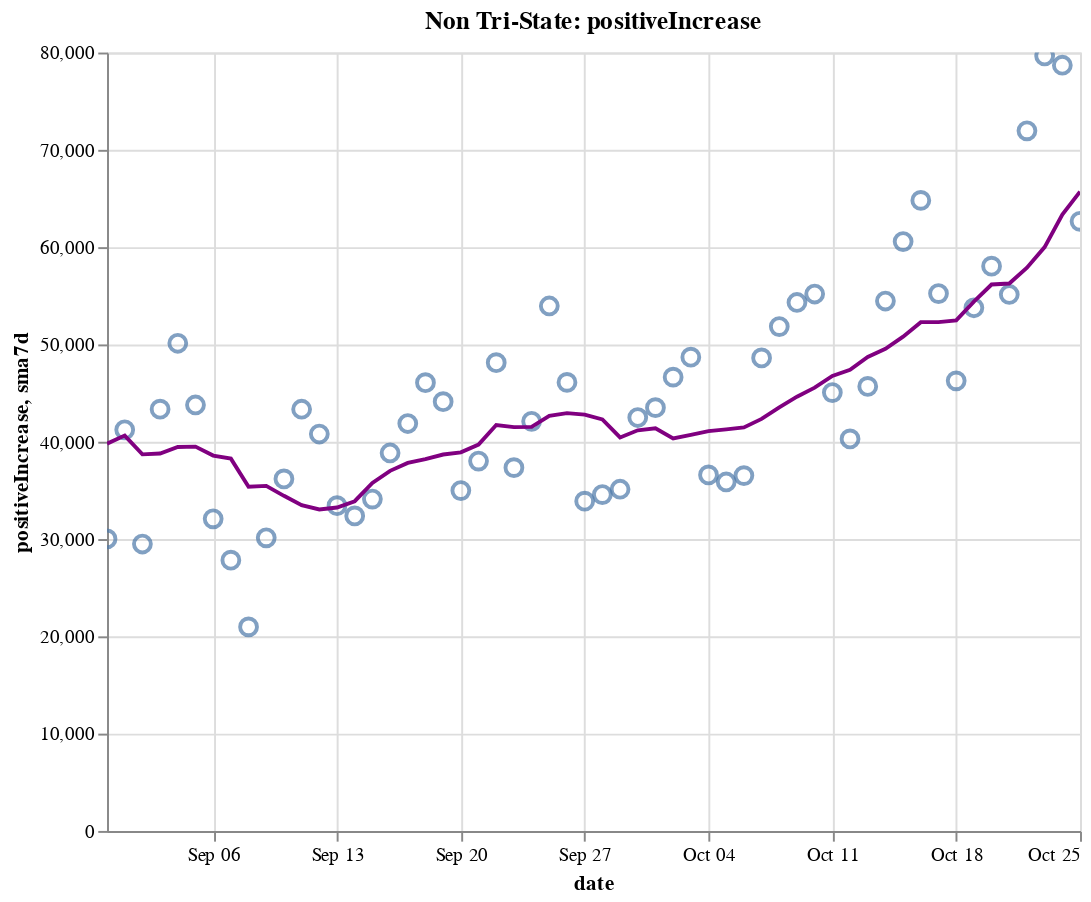

Source (notebook cell):
### Code cell
create_plot(non_tristate, 'positiveIncrease')

### Figure 1 — Vega-Lite specification as saved in the notebook (floating-point values rounded to 4 significant figures)
{"config": {"view": {"continuousWidth": 400, "continuousHeight": 300}}, "layer": [{"layer": [{"mark": {"type": "point", "size": 75}, "encoding": {"tooltip": [{"type": "temporal", "field": "date"}, {"type": "quantitative", "field": "positiveIncrease"}, {"type": "quantitative", "field": "sma7d"}], "x": {"type": "temporal", "field": "date"}, "y": {"type": "quantitative", "field": "positiveIncrease"}}, "selection": {"selector014": {"type": "interval", "bind": "scales", "encodings": ["x", "y"]}}}, {"mark": {"type": "line", "color": "purple"}, "encoding": {"x": {"type": "temporal", "field": "date"}, "y": {"type": "quantitative", "field": "sma7d"}}}]}, {"mark": {"type": "rule", "color": "#aaa"}, "encoding": {"x": {"type": "temporal", "field": "date"}}, "transform": [{"filter": {"selection": "selector013"}}]}, {"mark": "circle", "encoding": {"opacity": {"condition": {"value": 1, "selection": "selector013"}, "value": 0}, "tooltip": [{"type": "temporal", "field": "date"}, {"type": "quantitative", "field": "positiveIncrease"}, {"type": "quantitative", "field": "sma7d"}], "x": {"type": "temporal", "field": "date"}, "y": {"type": "quantitative", "field": "positiveIncrease"}}, "selection": {"selector013": {"type": "single", "encodings": ["x"], "on": "mouseover", "nearest": true, "empty": "none"}}}, {"mark": {"type": "text", "align": "left", "dx": 5, "dy": -5, "stroke": "white", "strokeWidth": 2}, "encoding": {"text": {"type": "quantitative", "field": "positiveIncrease"}, "tooltip": [{"type": "temporal", "field": "date"}, {"type": "quantitative", "field": "positiveIncrease"}, {"type": "quantitative", "field": "sma7d"}], "x": {"type": "temporal", "field": "date"}, "y": {"type": "quantitative", "field": "positiveIncrease"}}, "transform": [{"filter": {"selection": "selector013"}}]}, {"mark": {"type": "text", "align": "left", "dx": 5, "dy": -5}, "encoding": {"text": {"type": "quantitative", "field": "positiveIncrease"}, "tooltip": [{"type": "temporal", "field": "date"}, {"type": "quantitative", "field": "positiveIncrease"}, {"type": "quantitative", "field": "sma7d"}], "x": {"type": "temporal", "field": "date"}, "y": {"type": "quantitative", "field": "positiveIncrease"}}, "transform": [{"filter": {"selection": "selector013"}}]}], "data": {"name": "data-f9f675d8e3d932913edbd4ddfdd0185d"}, "height": 400, "title": "Non Tri-State: positiveIncrease", "width": 500, "$schema": "https://vega.github.io/schema/vega-lite/v4.8.1.json", "datasets": {"data-f9f675d8e3d932913edbd4ddfdd0185d": [{"date": "2020-08-31T00:00:00", "totalTestResultsIncrease": 576300.0, "positiveIncrease": 30020.0, "death": 129900.0, "deathIncrease": 357.0, "positiveRate": 0.052, "state": "Non Tri-State", "sma7d": 39810.0}, {"date": "2020-09-01T00:00:00", "totalTestResultsIncrease": 658500.0, "positiveIncrease": 41220.0, "death": 130900.0, "deathIncrease": 1018.0, "positiveRate": 0.063, "state": "Non Tri-State", "sma7d": 40640.0}, {"date": "2020-09-02T00:00:00", "totalTestResultsIncrease": 560700.0, "positiveIncrease": 29490.0, "death": 131900.0, "deathIncrease": 1015.0, "positiveRate": 0.053, "state": "Non Tri-State", "sma7d": 38700.0}, {"date": "2020-09-03T00:00:00", "totalTestResultsIncrease": 698100.0, "positiveIncrease": 43350.0, "death": 133000.0, "deathIncrease": 1055.0, "positiveRate": 0.062, "state": "Non Tri-State", "sma7d": 38790.0}, {"date": "2020-09-04T00:00:00", "totalTestResultsIncrease": 831700.0, "positiveIncrease": 50120.0, "death": 133900.0, "deathIncrease": 986.0, "positiveRate": 0.06, "state": "Non Tri-State", "sma7d": 39460.0}, {"date": "2020-09-05T00:00:00", "totalTestResultsIncrease": 808100.0, "positiveIncrease": 43780.0, "death": 134900.0, "deathIncrease": 909.0, "positiveRate": 0.054, "state": "Non Tri-State", "sma7d": 39500.0}, {"date": "2020-09-06T00:00:00", "totalTestResultsIncrease": 666900.0, "positiveIncrease": 32080.0, "death": 135300.0, "deathIncrease": 436.0, "positiveRate": 0.048, "state": "Non Tri-State", "sma7d": 38580.0}, {"date": "2020-09-07T00:00:00", "totalTestResultsIncrease": 515000.0, "positiveIncrease": 27830.0, "death": 135500.0, "deathIncrease": 221.0, "positiveRate": 0.054, "state": "Non Tri-State", "sma7d": 38270.0}, {"date": "2020-09-08T00:00:00", "totalTestResultsIncrease": 428800.0, "positiveIncrease": 20970.0, "death": 135900.0, "deathIncrease": 341.0, "positiveRate": 0.049, "state": "Non Tri-State", "sma7d": 35370.0}, {"date": "2020-09-09T00:00:00", "totalTestResultsIncrease": 569500.0, "positiveIncrease": 30130.0, "death": 136900.0, "deathIncrease": 1073.0, "positiveRate": 0.053, "state": "Non Tri-State", "sma7d": 35460.0}, {"date": "2020-09-10T00:00:00", "totalTestResultsIncrease": 614500.0, "positiveIncrease": 36180.0, "death": 138100.0, "deathIncrease": 1154.0, "positiveRate": 0.059, "state": "Non Tri-State", "sma7d": 34440.0}, {"date": "2020-09-11T00:00:00", "totalTestResultsIncrease": 718600.0, "positiveIncrease": 43340.0, "death": 139100.0, "deathIncrease": 1002.0, "positiveRate": 0.06, "state": "Non Tri-State", "sma7d": 33470.0}, {"date": "2020-09-12T00:00:00", "totalTestResultsIncrease": 826900.0, "positiveIncrease": 40790.0, "death": 139900.0, "deathIncrease": 804.0, "positiveRate": 0.049, "state": "Non Tri-State", "sma7d": 33040.0}, {"date": "2020-09-13T00:00:00", "totalTestResultsIncrease": 620700.0, "positiveIncrease": 33430.0, "death": 140300.0, "deathIncrease": 379.0, "positiveRate": 0.054, "state": "Non Tri-State", "sma7d": 33240.0}, {"date": "2020-09-14T00:00:00", "totalTestResultsIncrease": 323800.0, "positiveIncrease": 32380.0, "death": 140700.0, "deathIncrease": 391.0, "positiveRate": 0.1, "state": "Non Tri-State", "sma7d": 33890.0}, {"date": "2020-09-15T00:00:00", "totalTestResultsIncrease": 653600.0, "positiveIncrease": 34110.0, "death": 141700.0, "deathIncrease": 1011.0, "positiveRate": 0.052, "state": "Non Tri-State", "sma7d": 35760.0}, {"date": "2020-09-16T00:00:00", "totalTestResultsIncrease": 669100.0, "positiveIncrease": 38850.0, "death": 142900.0, "deathIncrease": 1184.0, "positiveRate": 0.058, "state": "Non Tri-State", "sma7d": 37010.0}, {"date": "2020-09-17T00:00:00", "totalTestResultsIncrease": 749600.0, "positiveIncrease": 41870.0, "death": 143700.0, "deathIncrease": 856.0, "positiveRate": 0.056, "state": "Non Tri-State", "sma7d": 37820.0}, {"date": "2020-09-18T00:00:00", "totalTestResultsIncrease": 889300.0, "positiveIncrease": 46070.0, "death": 144600.0, "deathIncrease": 883.0, "positiveRate": 0.052, "state": "Non Tri-State", "sma7d": 38210.0}, {"date": "2020-09-19T00:00:00", "totalTestResultsIncrease": 989900.0, "positiveIncrease": 44120.0, "death": 145300.0, "deathIncrease": 735.0, "positiveRate": 0.045, "state": "Non Tri-State", "sma7d": 38690.0}, {"date": "2020-09-20T00:00:00", "totalTestResultsIncrease": 772100.0, "positiveIncrease": 34980.0, "death": 145600.0, "deathIncrease": 322.0, "positiveRate": 0.045, "state": "Non Tri-State", "sma7d": 38910.0}, {"date": "2020-09-21T00:00:00", "totalTestResultsIncrease": 631800.0, "positiveIncrease": 38010.0, "death": 145900.0, "deathIncrease": 281.0, "positiveRate": 0.06, "state": "Non Tri-State", "sma7d": 39710.0}, {"date": "2020-09-22T00:00:00", "totalTestResultsIncrease": 672000.0, "positiveIncrease": 48120.0, "death": 146800.0, "deathIncrease": 842.0, "positiveRate": 0.072, "state": "Non Tri-State", "sma7d": 41720.0}, {"date": "2020-09-23T00:00:00", "totalTestResultsIncrease": 856600.0, "positiveIncrease": 37340.0, "death": 147900.0, "deathIncrease": 1145.0, "positiveRate": 0.044, "state": "Non Tri-State", "sma7d": 41500.0}, {"date": "2020-09-24T00:00:00", "totalTestResultsIncrease": 837200.0, "positiveIncrease": 42100.0, "death": 148800.0, "deathIncrease": 908.0, "positiveRate": 0.05, "state": "Non Tri-State", "sma7d": 41530.0}, {"date": "2020-09-25T00:00:00", "totalTestResultsIncrease": 918900.0, "positiveIncrease": 53960.0, "death": 149700.0, "deathIncrease": 829.0, "positiveRate": 0.059, "state": "Non Tri-State", "sma7d": 42660.0}, {"date": "2020-09-26T00:00:00", "totalTestResultsIncrease": 922800.0, "positiveIncrease": 46100.0, "death": 150500.0, "deathIncrease": 859.0, "positiveRate": 0.05, "state": "Non Tri-State", "sma7d": 42940.0}, {"date": "2020-09-27T00:00:00", "totalTestResultsIncrease": 764200.0, "positiveIncrease": 33890.0, "death": 150800.0, "deathIncrease": 295.0, "positiveRate": 0.044, "state": "Non Tri-State", "sma7d": 42790.0}, {"date": "2020-09-28T00:00:00", "totalTestResultsIncrease": 970300.0, "positiveIncrease": 34570.0, "death": 151100.0, "deathIncrease": 245.0, "positiveRate": 0.036, "state": "Non Tri-State", "sma7d": 42300.0}, {"date": "2020-09-29T00:00:00", "totalTestResultsIncrease": 759100.0, "positiveIncrease": 35120.0, "death": 151800.0, "deathIncrease": 725.0, "positiveRate": 0.046, "state": "Non Tri-State", "sma7d": 40440.0}, {"date": "2020-09-30T00:00:00", "totalTestResultsIncrease": 690200.0, "positiveIncrease": 42490.0, "death": 152800.0, "deathIncrease": 1040.0, "positiveRate": 0.062, "state": "Non Tri-State", "sma7d": 41170.0}, {"date": "2020-10-01T00:00:00", "totalTestResultsIncrease": 812000.0, "positiveIncrease": 43510.0, "death": 153600.0, "deathIncrease": 832.0, "positiveRate": 0.054, "state": "Non Tri-State", "sma7d": 41380.0}, {"date": "2020-10-02T00:00:00", "totalTestResultsIncrease": 913800.0, "positiveIncrease": 46640.0, "death": 154500.0, "deathIncrease": 822.0, "positiveRate": 0.051, "state": "Non Tri-State", "sma7d": 40330.0}, {"date": "2020-10-03T00:00:00", "totalTestResultsIncrease": 898600.0, "positiveIncrease": 48690.0, "death": 155200.0, "deathIncrease": 729.0, "positiveRate": 0.054, "state": "Non Tri-State", "sma7d": 40700.0}, {"date": "2020-10-04T00:00:00", "totalTestResultsIncrease": 802500.0, "positiveIncrease": 36590.0, "death": 155500.0, "deathIncrease": 348.0, "positiveRate": 0.046, "state": "Non Tri-State", "sma7d": 41090.0}, {"date": "2020-10-05T00:00:00", "totalTestResultsIncrease": 796600.0, "positiveIncrease": 35870.0, "death": 155900.0, "deathIncrease": 312.0, "positiveRate": 0.045, "state": "Non Tri-State", "sma7d": 41270.0}, {"date": "2020-10-06T00:00:00", "totalTestResultsIncrease": 745100.0, "positiveIncrease": 36520.0, "death": 156500.0, "deathIncrease": 612.0, "positiveRate": 0.049, "state": "Non Tri-State", "sma7d": 41470.0}, {"date": "2020-10-07T00:00:00", "totalTestResultsIncrease": 761900.0, "positiveIncrease": 48610.0, "death": 157400.0, "deathIncrease": 901.0, "positiveRate": 0.064, "state": "Non Tri-State", "sma7d": 42350.0}, {"date": "2020-10-08T00:00:00", "totalTestResultsIncrease": 842200.0, "positiveIncrease": 51830.0, "death": 158300.0, "deathIncrease": 963.0, "positiveRate": 0.062, "state": "Non Tri-State", "sma7d": 43540.0}, {"date": "2020-10-09T00:00:00", "totalTestResultsIncrease": 934000.0, "positiveIncrease": 54310.0, "death": 159200.0, "deathIncrease": 880.0, "positiveRate": 0.058, "state": "Non Tri-State", "sma7d": 44630.0}, {"date": "2020-10-10T00:00:00", "totalTestResultsIncrease": 1016000.0, "positiveIncrease": 55180.0, "death": 159900.0, "deathIncrease": 650.0, "positiveRate": 0.054, "state": "Non Tri-State", "sma7d": 45560.0}, {"date": "2020-10-11T00:00:00", "totalTestResultsIncrease": 853000.0, "positiveIncrease": 45050.0, "death": 160300.0, "deathIncrease": 458.0, "positiveRate": 0.053, "state": "Non Tri-State", "sma7d": 46770.0}, {"date": "2020-10-12T00:00:00", "totalTestResultsIncrease": 767900.0, "positiveIncrease": 40290.0, "death": 160600.0, "deathIncrease": 271.0, "positiveRate": 0.052, "state": "Non Tri-State", "sma7d": 47400.0}, {"date": "2020-10-13T00:00:00", "totalTestResultsIncrease": 872600.0, "positiveIncrease": 45690.0, "death": 161300.0, "deathIncrease": 671.0, "positiveRate": 0.052, "state": "Non Tri-State", "sma7d": 48710.0}, {"date": "2020-10-14T00:00:00", "totalTestResultsIncrease": 796700.0, "positiveIncrease": 54460.0, "death": 162100.0, "deathIncrease": 791.0, "positiveRate": 0.068, "state": "Non Tri-State", "sma7d": 49550.0}, {"date": "2020-10-15T00:00:00", "totalTestResultsIncrease": 836600.0, "positiveIncrease": 60570.0, "death": 163000.0, "deathIncrease": 929.0, "positiveRate": 0.072, "state": "Non Tri-State", "sma7d": 50790.0}, {"date": "2020-10-16T00:00:00", "totalTestResultsIncrease": 943000.0, "positiveIncrease": 64800.0, "death": 163800.0, "deathIncrease": 860.0, "positiveRate": 0.069, "state": "Non Tri-State", "sma7d": 52290.0}, {"date": "2020-10-17T00:00:00", "totalTestResultsIncrease": 1001000.0, "positiveIncrease": 55220.0, "death": 164600.0, "deathIncrease": 769.0, "positiveRate": 0.055, "state": "Non Tri-State", "sma7d": 52300.0}, {"date": "2020-10-18T00:00:00", "totalTestResultsIncrease": 850600.0, "positiveIncrease": 46260.0, "death": 165000.0, "deathIncrease": 379.0, "positiveRate": 0.054, "state": "Non Tri-State", "sma7d": 52470.0}, {"date": "2020-10-19T00:00:00", "totalTestResultsIncrease": 970400.0, "positiveIncrease": 53770.0, "death": 165400.0, "deathIncrease": 426.0, "positiveRate": 0.055, "state": "Non Tri-State", "sma7d": 54400.0}, {"date": "2020-10-20T00:00:00", "totalTestResultsIncrease": 786600.0, "positiveIncrease": 58040.0, "death": 166200.0, "deathIncrease": 801.0, "positiveRate": 0.074, "state": "Non Tri-State", "sma7d": 56160.0}, {"date": "2020-10-21T00:00:00", "totalTestResultsIncrease": 711400.0, "positiveIncrease": 55130.0, "death": 167200.0, "deathIncrease": 991.0, "positiveRate": 0.078, "state": "Non Tri-State", "sma7d": 56260.0}, {"date": "2020-10-22T00:00:00", "totalTestResultsIncrease": 938000.0, "positiveIncrease": 71960.0, "death": 168300.0, "deathIncrease": 1108.0, "positiveRate": 0.077, "state": "Non Tri-State", "sma7d": 57880.0}, {"date": "2020-10-23T00:00:00", "totalTestResultsIncrease": 1075000.0, "positiveIncrease": 79650.0, "death": 169200.0, "deathIncrease": 887.0, "positiveRate": 0.074, "state": "Non Tri-State", "sma7d": 60000.0}, {"date": "2020-10-24T00:00:00", "totalTestResultsIncrease": 1052000.0, "positiveIncrease": 78700.0, "death": 170100.0, "deathIncrease": 864.0, "positiveRate": 0.075, "state": "Non Tri-State", "sma7d": 63360.0}, {"date": "2020-10-25T00:00:00", "totalTestResultsIncrease": 946300.0, "positiveIncrease": 62650.0, "death": 170400.0, "deathIncrease": 361.0, "positiveRate": 0.066, "state": "Non Tri-State", "sma7d": 65700.0}]}}
